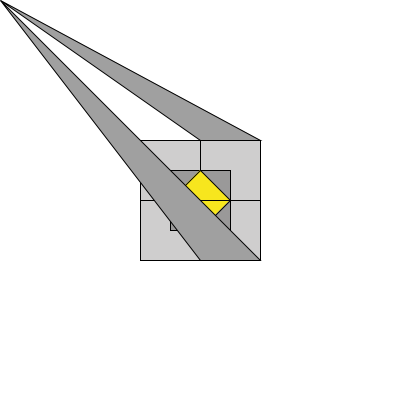
Frame 1 (no input)
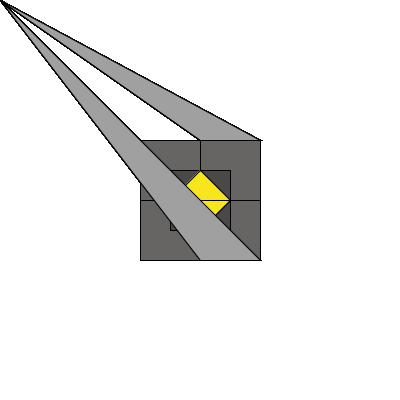
Frame 60 (the mouse pressed at the canvas centre just before this capture)
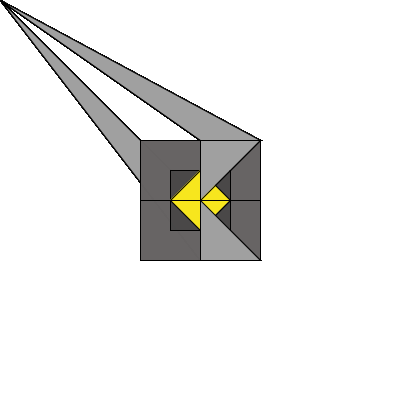
Frame 120 (the mouse held since frame 60 and released just before this capture)

The Processing sketch that drew these frames (run headless with seeded random() and noise(); from frame 60 on, the mouse is pressed at the canvas centre):

// Processing sketch: processing_99939
// ── processing_99939.pde

void setup() {
  size(400, 400);
  background(255);
  smooth();
}
/*je vais essayer de créer une succession de carré, car je m'interesse
 aux formes géométrique et aux structures, afin de jouer par la suite sur
 les effets de contrastes et de profondeurs de champs.*/



void draw()
{

  int L;
  L = 60;

  int H;
  H = 60;

  fill(#676464, 80);
  //jouer la transparence des formes

  rectMode(CENTER);
  rect(230, 230, H, L);
  rect(170, 170, H, L);
  rect(170, 230, H, L);
  rect(230, 170, H, L);

  //forme de depart

  fill( #393838, 90);
  rect(200, 200, H, L);

  fill(#F7E61E);
  triangle(170, 200, 230, 200, 200, 170);
  triangle(170, 200, 200, 230, 230, 200);

  //Je vais maintenant utilier les triangles gris de ma forme.
  //ce sont eux qui change de place lorsque je créer une dérivée de cette forme.
  fill(#A0A0A0);
  triangle(200, 140, 260, 140, mouseX, mouseY);

  triangle(200, 260, 260, 260, mouseX, mouseY);
}
